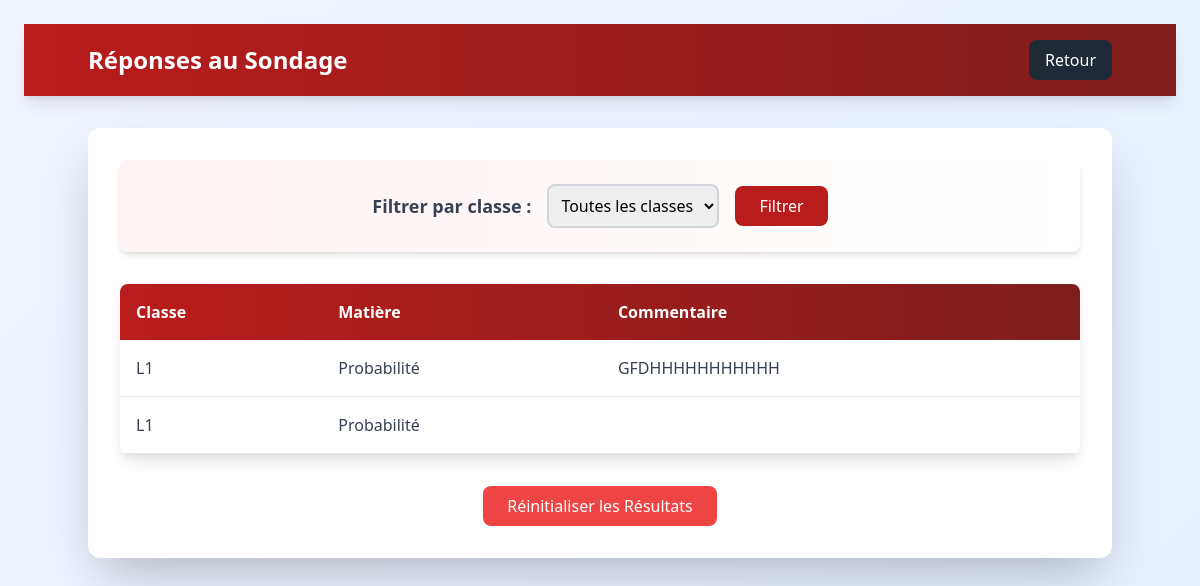
Before: /show_table with the older database file.
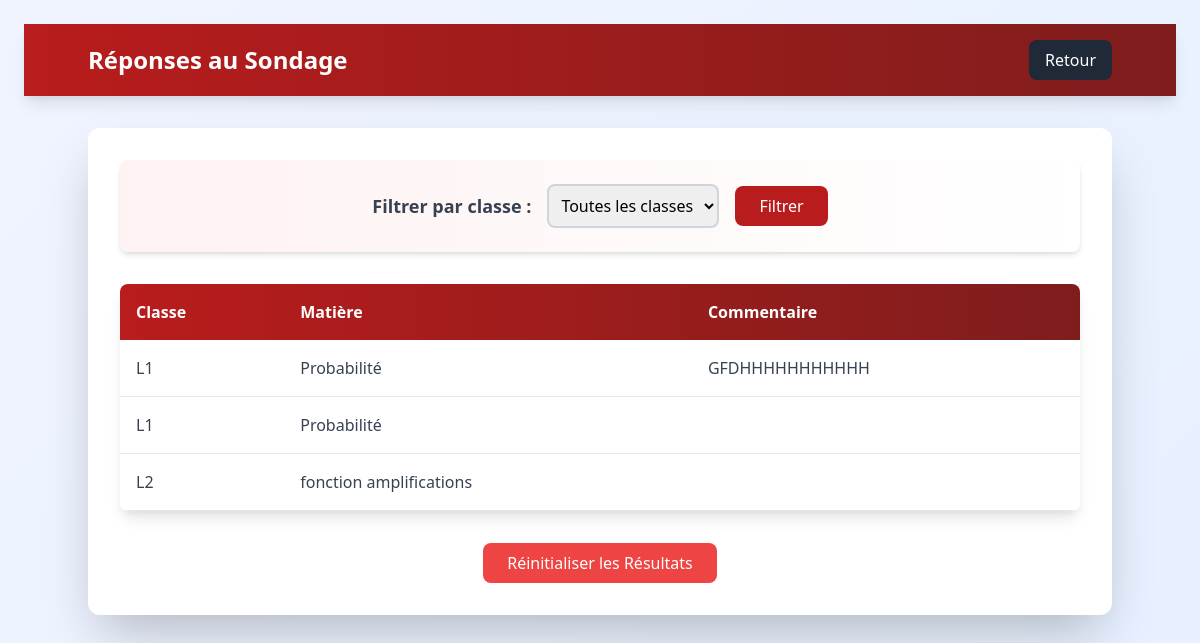
After: the same page with the newer database file.
### app.py (models this page shows)
class SurveyResponse(db.Model):
    id = db.Column(db.Integer, primary_key=True)
    filiere_name = db.Column(db.String(20), nullable=False, default='I')
    class_name = db.Column(db.String(50), nullable=False)
    subject_name = db.Column(db.String(50), nullable=False)
    involvement = db.Column(db.Integer, nullable=False)
    initial_knowledge = db.Column(db.Integer, nullable=False)
    current_knowledge = db.Column(db.Integer, nullable=False)
    professor_motivation = db.Column(db.Integer, nullable=False)
    tools_methodology = db.Column(db.Integer, nullable=False)
    examples_exercises = db.Column(db.Integer, nullable=False)
    explanations_clarity = db.Column(db.Integer, nullable=False)
    practical_skills = db.Column(db.String(3), nullable=False)
    course_organization = db.Column(db.String(3), nullable=False)
    schedule_organization = db.Column(db.Integer, nullable=False, default=0)
    infrastructure_quality = db.Column(db.Integer, nullable=False, default=0)
    overall_satisfaction = db.Column(db.Integer, nullable=False)
    feedback = db.Column(db.String(500), nullable=True)

### app.py (the view)
@app.route('/show_table', methods=['GET'])
def show_table():
    class_name = request.args.get('class_name', None)
    filiere_name = request.args.get('filiere_name', None)
    if class_name and filiere_name:
        survey_responses = SurveyResponse.query.filter_by(class_name=class_name, filiere_name=filiere_name).all()
    elif class_name:
        survey_responses = SurveyResponse.query.filter_by(class_name=class_name).all()
    elif filiere_name:
        survey_responses = SurveyResponse.query.filter_by(filiere_name=filiere_name).all()
    else:
        survey_responses = SurveyResponse.query.all()
    return render_template('show_table.html', survey_responses=survey_responses)

### templates/show_table.html (shortened to what this page needs)
<!DOCTYPE html>
<html lang="fr">
<head>
    <link rel="stylesheet" href="https://cdnjs.cloudflare.com/ajax/libs/tailwindcss/2.2.19/tailwind.min.css">
</head>
<body class="bg-gray-50 min-h-screen p-6">
    <nav class="bg-gradient-to-r from-red-700 to-red-900 p-4 text-white mb-8 shadow-lg">
        <div class="container mx-auto flex justify-between items-center">
            <h1 class="text-2xl font-bold">Réponses au Sondage</h1>
            <a href="{{ url_for('admin') }}" class="bg-gray-800 px-4 py-2 rounded-lg hover:bg-gray-700 transition transform hover:scale-105">
                Retour
            </a>
        </div>
    </nav>
    <div class="container mx-auto bg-white rounded-xl shadow-2xl p-8">
        <div class="mb-8 bg-gradient-to-r from-red-50 to-rose-50 p-6 rounded-lg shadow-md">
            <form method="GET" action="{{ url_for('show_table') }}" class="flex flex-col md:flex-row items-center justify-center space-y-4 md:space-y-0 md:space-x-4">
                <label for="class_name" class="text-lg font-semibold text-gray-700">Filtrer par classe :</label>
                <select name="class_name" id="class_name" class="p-2 border-2 border-gray-300 rounded-lg focus:border-red-500 focus:ring-2 focus:ring-red-200 transition w-full md:w-auto">
                    <option value="">Toutes les classes</option>
                </select>
                <button type="submit" class="bg-red-700 text-white px-6 py-2 rounded-lg hover:bg-red-800 transition transform hover:scale-105">
                    Filtrer
                </button>
            </form>
        </div>
        <div class="overflow-x-auto rounded-lg shadow-lg">
            <table class="w-full bg-white">
                <thead class="bg-gradient-to-r from-red-700 to-red-900 text-white">
                    <tr>
                        <th class="p-4 text-left font-bold">Classe</th>
                        <th class="p-4 text-left font-bold">Matière</th>
                        <th class="p-4 text-left font-bold">Commentaire</th>
                    </tr>
                </thead>
                <tbody>
                    {% for response in survey_responses %}
                    <tr class="table-row border-b border-gray-200 hover:bg-gray-50">
                        <td class="p-4 text-gray-700">{{ response.class_name }}</td>
                        <td class="p-4 text-gray-700">{{ response.subject_name }}</td>
                        <td class="p-4 text-gray-700">{{ response.feedback }}</td>
                    </tr>
                    {% endfor %}
                </tbody>
            </table>
        </div>
        <div class="mt-8 text-center">
            <form action="{{ url_for('reset_survey_responses') }}" method="post" onsubmit="return confirm('Êtes-vous sûr de vouloir réinitialiser tous les résultats ? Cette action est irréversible.')">
                <button type="submit" class="reset-button bg-red-500 text-white px-6 py-2 rounded-lg hover:bg-red-600 transition transform hover:scale-105">
                    Réinitialiser les Résultats
                </button>
            </form>
        </div>
    </div>
</body>
</html>

Changed rows visible on the page:
added SurveyResponse: class_name "L2", subject_name "fonction amplifications"
